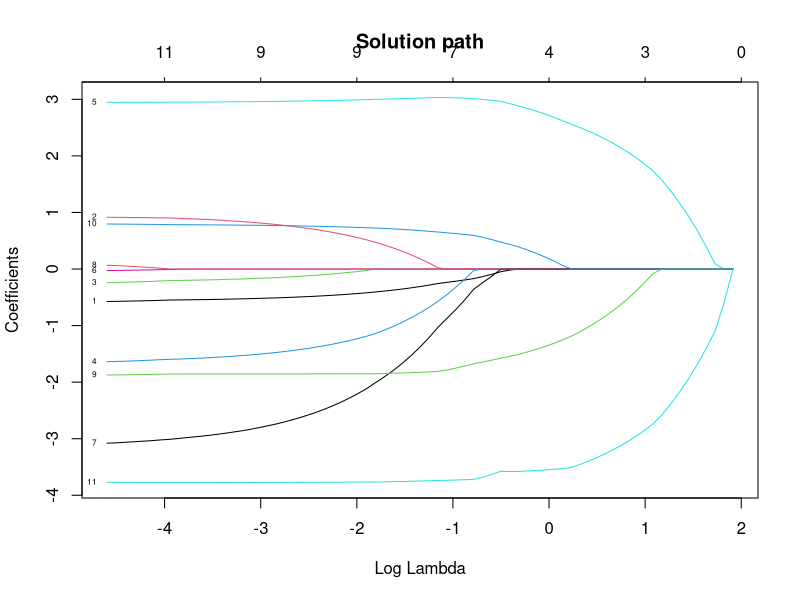
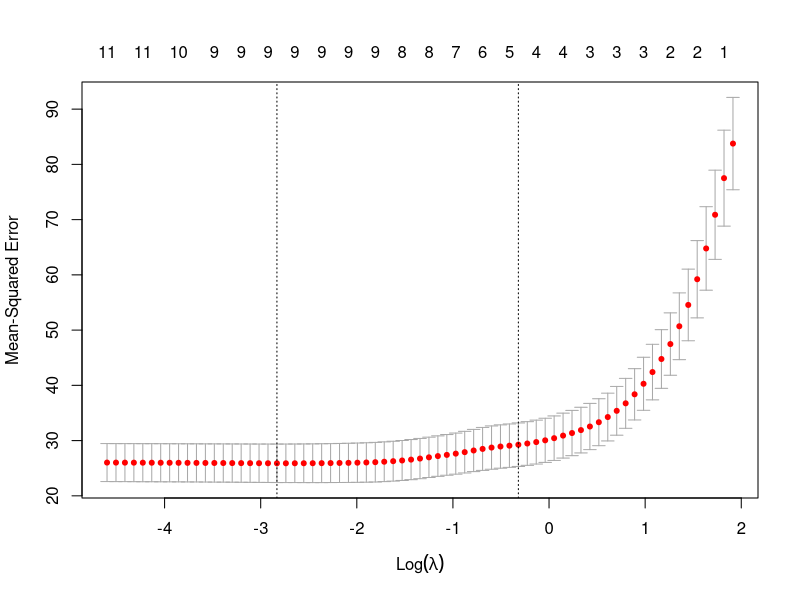
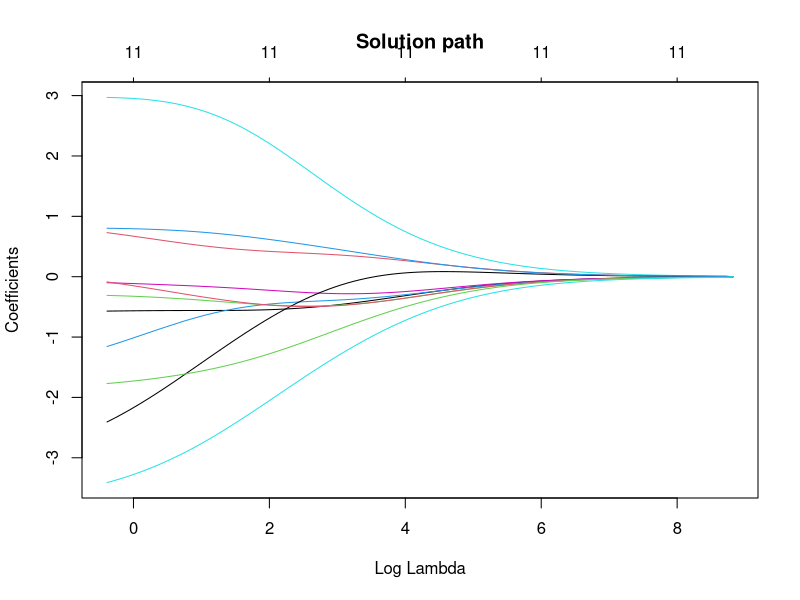
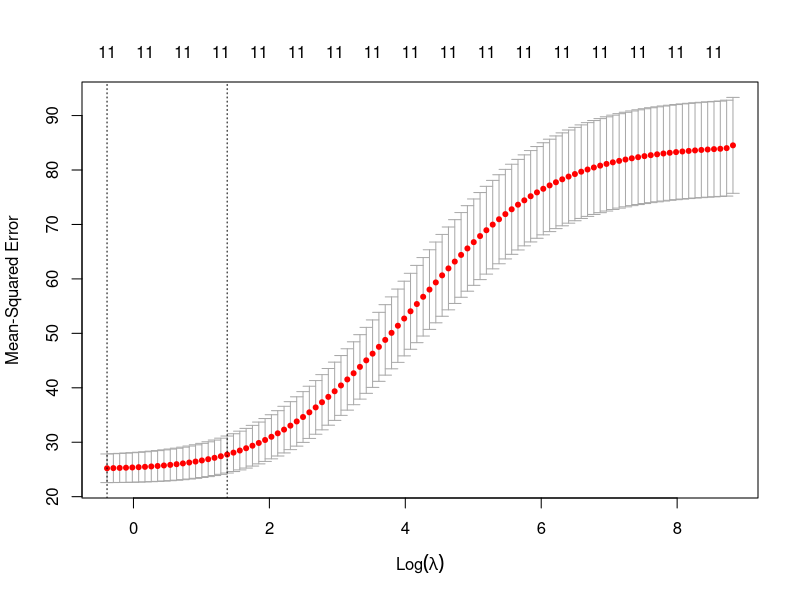

Generate these figures, in order, with R:
######## Ridge and LASSO in R ########

#### package : glmnet ####
#install.packages("glmnet")
library(glmnet)

#-------------------------------------

#### data : Boston ####
library(MASS)
data("Boston")
head(Boston)
data = Boston[ ,-c(4,9)]  # 去掉類別型
Y = data[,12]             # 房價中位數
X = data[,-12]  

#-------------------------------------

#### X : 標準化 , Y : 中心化 ####
# 記得做Ridge或Lasso前，皆須將資料標準化
X = scale(X)      # 標準化
Y = Y - mean(Y)   # 中心化
# Y = scale(Y,scale = F)
# apply(X,2,mean)
# apply(X,2,var)
# mean(Y)

#-------------------------------------

#### LASSO ####
LASSO = glmnet(X,Y,family = "gaussian",alpha = 1,nlambda = 100)    

# X 要放矩陣
class(X)

# family : Y是連續型  : gaussian
#          Y是二元    : binomial
#          Y是多元類別: multinomial

# alpha : 調整L1 norm and L2 norm的比例 
#         alpha = 0 : Ridge
#         alpha = 1 : LASSO

# nlambda : 跑幾個不同的lambda

# lambda : 直接設定lambda值

?glmnet

#-------------------------------------

#### Result ####
LASSO        #不同lambda下選到的變數個數
LASSO$beta   #不同lambda下的參數估計值

# 看參數估計值如何隨著lambda增加而改變
plot(LASSO,xvar = "lambda",main = "Solution path",label = TRUE)   # 畫solution path

#-------------------------------------

#### 找最佳lambda值 -> cross validation ####
set.seed(10)
CVLASSO = cv.glmnet(X,Y,family = "gaussian",nfold = 5,alpha = 1)
CVLASSO
# lambda.min -> 最小cv error對應到的lambda   
# (value of lambda that gives minimum cvm)
# lambda.1se -> 找跟lambda.min差不多但更簡單的model   
# (largest value of lambda such that error is within 1 standard error of the minimum)

plot(CVLASSO)
26.508 + 4.951  # lambda.min : cvm + cvsd = 31.459
# lambda.1se -> 找cvm < 31.459 且lambda最大者(第18個lambda : 1.393833)
CVLASSO$lambda.min
CVLASSO$lambda.1se

# Use lambda.min
lasso1 = glmnet(X,Y,family = "gaussian",alpha = 1,lambda = CVLASSO$lambda.min)  #lambda代lambda.min
lasso1
lasso1$beta               # 係數
which(lasso1$beta != 0)   # 選到的變數

# Use lambda.1se
lasso2 = glmnet(X,Y,family = "gaussian",alpha = 1,lambda = CVLASSO$lambda.1se)   #lambda代lambda.1se
lasso2
lasso2$beta               # 係數
which(lasso2$beta != 0)   # 選到的變數

#-------------------------------------

#### Ridge ####
RIDGE = glmnet(X,Y,family = "gaussian",alpha = 0,nlambda = 100)  

#-------------------------------------

#### Result ####
RIDGE  #不同lambda下選到的變數個數
plot(RIDGE,xvar = "lambda",main = "Solution path")   #畫solution path

#-------------------------------------

#### 找最佳lambda值 -> cross validation ####
CVRIDGE = cv.glmnet(X,Y,family = "gaussian",nfold = 5,alpha = 0)
CVRIDGE

plot(CVRIDGE)
25.83049 + 3.499500  # lambda.min : cvm + cvsd = 29.32999
# lambda.1se -> 找cvm < 29.32999 且lambda最大者(第78個lambda : 5.2476911)
CVRIDGE$lambda.min
CVRIDGE$lambda.1se

# Use lambda.min
ridge1 = glmnet(X,Y,family = "gaussian",alpha = 0,lambda = CVRIDGE$lambda.min)   # lambda代lambda.min
ridge1$beta   #係數

# Use lambda.1se
ridge2 = glmnet(X,Y,family = "gaussian",alpha = 0,lambda = CVRIDGE$lambda.1se)   # lambda代lambda.1se
ridge2$beta   #係數

